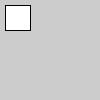
Frame 1 (no input)
Frame 60 (the mouse pressed at the canvas centre just before this capture): identical to frame 1, image omitted
Frame 120 (the mouse held since frame 60 and released just before this capture): identical to frame 1, image omitted

The Processing sketch that drew this single still picture (run headless with seeded random() and noise(); from frame 60 on, the mouse is pressed at the canvas centre):

// Processing sketch: extLoops
// ── extLoops.pde
Ext ext = new Ext();

void setup() {
  print("Thats A Set\n");
  ext.works();
}

void draw() {
  ext.draw();
}

// ── ext.pde
class Ext {
  void draw() {
    rect(5,5, 25,25);
  }
  void works() {
    print("Works\n");
  }
}

// ── reref.pde
class Refren {
  void fren() {
    print("Fren\n");
  }
}
